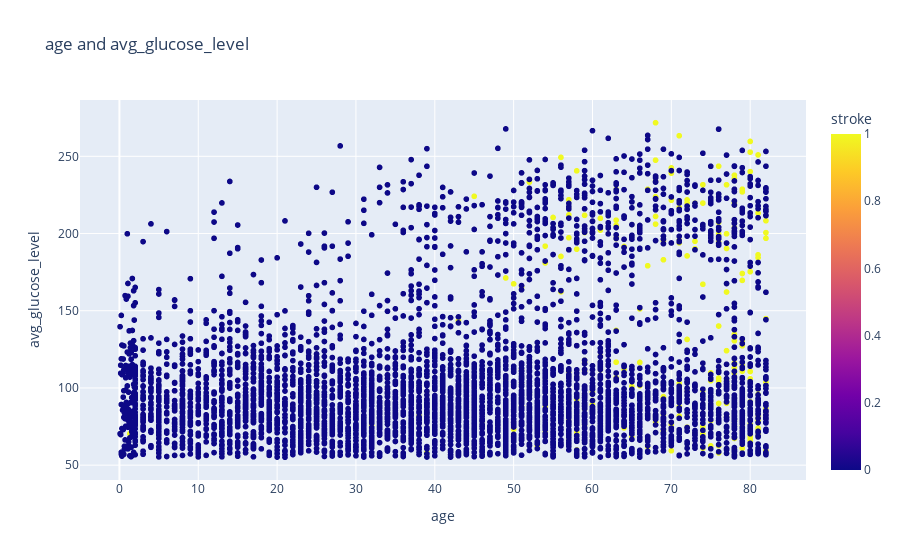

This figure's notebook cell:
### Markdown cell above
### Scatter plots

### Code cell
x='age'
y='avg_glucose_level'

fig = px.scatter(data, x=x, y=y, title=f'{x} and {y}',color='stroke', hover_data = data[['stroke']])
fig.show()

### Figure 1 — Plotly figure (JSON) as saved in the notebook; plotly's stock layout.template omitted (floating-point values rounded to 4 significant figures; data arrays with more than 128 entries replaced by an {"elided": "..."} marker saying what was removed)
{"data": [{"customdata": {"elided": "5110x1 int values"}, "hovertemplate": "age=%{x}<br>avg_glucose_level=%{y}<br>stroke=%{marker.color}<extra></extra>", "legendgroup": "", "marker": {"color": {"elided": "5110 int values"}, "coloraxis": "coloraxis", "symbol": "circle"}, "mode": "markers", "name": "", "showlegend": false, "type": "scattergl", "x": {"elided": "5110 float values"}, "xaxis": "x", "y": {"elided": "5110 float values"}, "yaxis": "y"}], "layout": {"coloraxis": {"colorbar": {"title": {"text": "stroke"}}, "colorscale": [[0, "#0d0887"], [0.1111, "#46039f"], [0.2222, "#7201a8"], [0.3333, "#9c179e"], [0.4444, "#bd3786"], [0.5556, "#d8576b"], [0.6667, "#ed7953"], [0.7778, "#fb9f3a"], [0.8889, "#fdca26"], [1, "#f0f921"]]}, "legend": {"tracegroupgap": 0}, "title": {"text": "age and avg_glucose_level"}, "xaxis": {"anchor": "y", "domain": [0, 1], "title": {"text": "age"}}, "yaxis": {"anchor": "x", "domain": [0, 1], "title": {"text": "avg_glucose_level"}}}}
